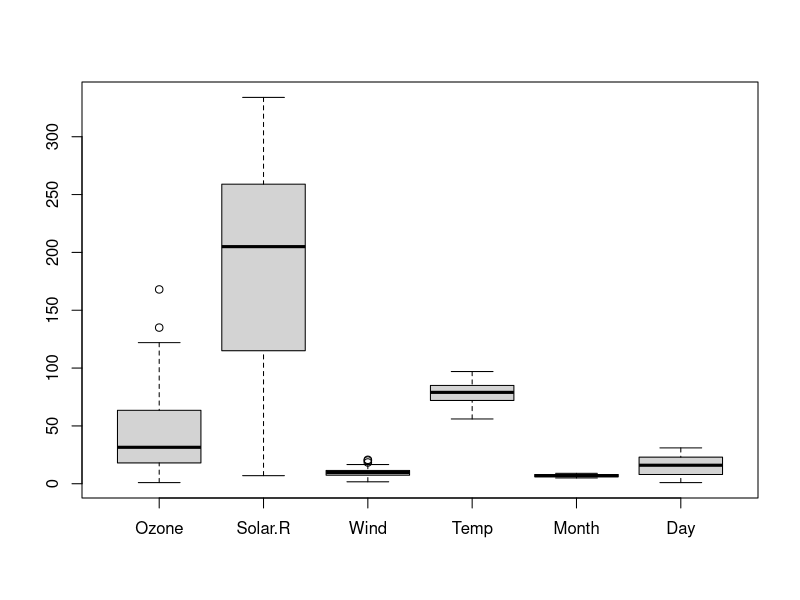

Here is the R script that generated this plot:
## ---- chunk 1
knitr::opts_chunk$set(cache=FALSE, echo=FALSE, message=FALSE)
## ---- chunk 2
#| fig.asp: 1
#| fig.width: 5
boxplot(airquality)
